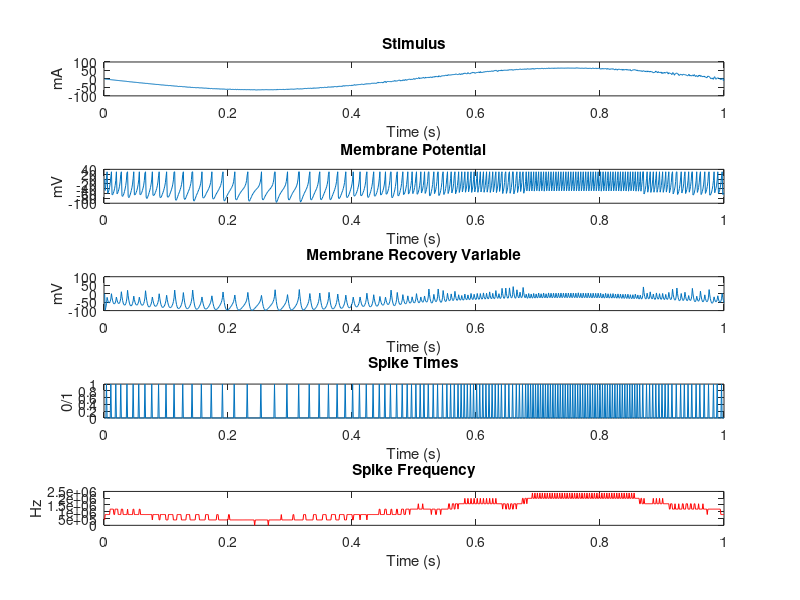

Recreate this plot in MATLAB.
%% ARBITRARY FORCING OF IZHIKEVICH SPIKING NEURON MODEL 
%  COPYWRITE: ANDREW HANSEN, 2016
%  BRANDEIS UNIVERSITY

%% 1. SIMULATION PARAMETERS (PLAY AROUND WITH THESE)

clc;
clear all;
close all;

sim_bnd = [0, 1]; % Initialize simulation time interval (seconds)
sim_res = 0.001; % Initialize simulation time sample resolution (seconds)
sim_smp = sim_bnd(2)/sim_res; % Initialize simulation time sample quanta (samples)
time = linspace(sim_res, sim_bnd(2), sim_smp); % Initialize sim time vector (seconds)

%% 2. MODEL PARAMETERS (PICK YOUR PREFERRED NEURON MODEL)

n = 16; % Set Izhikevich model parameters

p = [ 00.020,  00.200, -65.000,  06.000,  14.000;... % 01. Tonic spiking
      00.020,  00.250, -65.000,  06.000,  00.500;... % 02. Phasic spiking
      00.020,  00.200, -50.000,  02.000,  15.000;... % 03. Tonic bursting
      00.020,  00.250, -55.000,  00.050,  00.600;... % 04. Phasic bursting
      00.020,  00.200, -55.000,  04.000,  10.000;... % 05. Mixed-mode
      00.010,  00.200, -65.000,  08.000,  30.000;... % 06. Spike frequency adaptation
      00.020, -00.100, -55.000,  06.000,  00.000;... % 07. Class 1
      00.200,  00.260, -65.000,  00.000,  00.000;... % 08. Class 2
      00.020,  00.200, -65.000,  06.000,  07.000;... % 09. Spike latency
      00.050,  00.260, -60.000,  00.000,  00.000;... % 10. Subthreshold oscillations
      00.100,  00.260, -60.000, -01.000,  00.000;... % 11. Resonator
      00.020, -00.100, -55.000,  06.000,  00.000;... % 12. Integrator
      00.030,  00.250, -60.000,  04.000,  00.000;... % 13. Rebound spike
      00.030,  00.250, -52.000,  00.000,  00.000;... % 14. Rebound burst
      00.030,  00.250, -60.000,  04.000,  00.000;... % 15. Threshold variability
      01.000,  01.500, -60.000,  00.000, -65.000;... % 16. Bistability
      01.000,  00.200, -60.000, -21.000,  00.000;... % 17. DAP
      00.020,  01.000, -55.000,  04.000,  00.000;... % 18. Accomodation
     -00.020, -01.000, -60.000,  08.000,  80.000;... % 19. Inhibition-induced spiking
     -00.026, -01.000, -45.000,  00.000,  80.000];   % 20. Inhibition-induced bursting

%% 3. MEMBRANE TIME PARAMETERS

V_time = zeros(size(time)); % Allocate membrane potential time vector memory
U_time = V_time;            % Allocate membrane recovery variable time vector memory
V = -70;                    % Initial membrane potential
U = p(n, 2)*V;              % Initial membrane recovery
spike = V_time;             % Allocate spike vector memory
spike_time = V_time;        % Allocate spike time vector memory
spike_freq =  V_time;       % Allocate spike time vector memory

%% 4. STIMULUS

%  A. STIMULUS TIME SERIES (ALTER stim_bnd TO ALTER INJECTION CURRENT START/END)
stim_bnd = [0, 1]; % Initialize forcing signal generation time (seconds)
stim_int = diff(stim_bnd); % Initialize forcing signal time interval (seconds)
stim_smp = stim_int/sim_res; % Initialize forcing signal time sample quanta (samples)
stim = linspace(sim_res, stim_int, stim_smp); % Initialize forcing signal time vector values

%  B. STIMULUS AMPLITUDE (PLAY AROUND WITH amp AND amp_damp)
amp = [1, 1]; % Initialize carrier signal amplitude (mA)
amp_damp = 0; % Initialize terminal carrier signal dampening (mA)
% (BELOW) Initialize carrier signal amplitude vector values (mA)
amp = (linspace(amp(1), amp(2), stim_smp) + p(n, 5)).*exp(amp_damp*stim);

%  C. STIMULUS FREQUENCY (PLAY AROUND WITH freq_bnd AND freq_damp)
freq_bnd = [1, 1]; % Initialize carrier signal frequency (Hz)
freq_damp = 0; % Initialize terminal carrier signal dampening (Hz)
% (BELOW) Initialize carrier signal frequency vector values (Hz)
freq = (2*pi*linspace(freq_bnd(1), freq_bnd(2), stim_smp)).*exp(freq_damp*stim);;

%  D. STIMULUS PHASE (PLAY AROUND WITH phase_offset)
phase_offset = (2*pi/360)*0; % Convert initial forcing signal phase offset (degrees)
% Initialize carrier signal phase vector values (degrees)
phase = cumsum(freq)/sim_res; % Initialize carrier signal phase vector values (degrees)

%  E. STIMULUS NOISE (PLAY AROUND WITH amp_noise AND freq_noise)
% (BELOW) Initialize carrier signal amplitude noise vector values (percent)
amp_noise = amp.*randn(1, stim_smp)*0.01;
% (BELOW) Initialize carrier signal frequency noise vector values (percent)
freq_noise = freq.*randn(1, stim_smp)*0.01;

%  F. STIMULUS WAVEFORM GENERATION
stim = (amp + amp_noise).*sin((freq + freq_noise).*stim + phase_offset);
stim = [zeros(1, stim_bnd(1)/sim_res), stim, zeros(1, (sim_bnd(2) - stim_bnd(2))/sim_res)];

%% 5. SIMULATION

%  A. EXECUTION
for t = 1 : length(time) - 1
    
    V = V + 0.25*(0.04*V^2 + 5*V + 140 - U + stim(t));
    U = U + 0.25*p(n, 1)*(p(n, 2)*V - U);
    
    if V > 30                   % If there is a spike
       V_time(t + 1) = 30;      % Generate peak
       V = p(n, 3);             % Reset membrane voltage to c
       U = U + p(n, 4);         % Membrane recovery variable increment
       spike(t) = 1;            % Record spike
       spike_time(t) = time(t); % Record spike time
       spike_stim(t) = stim(t);
    else
        V_time(t + 1) = V;
    end;
    U_time(t + 1) = U;
end;

%  B. ANALYSIS
% (BELOW) Calculate spike train frequency
spike_freq = [0 sim_smp.*diff(spike)];
spike_freq = cumsum(spike_freq)/sim_res;
% (BELOW) Convolve spike train using gaussian kernel
sigma = 1;
x = [-0.1: 0.01 : 0.1];
k = exp(-(x/sigma).^2/2)/(sigma*sqrt(2*pi));
spike_freq = conv(spike_freq, k);
spike_freq = spike_freq(floor(length(k)/2) : end - ceil(length(k)/2));

%% OUTPUT

% (BELOW) Plot simulation variables
figure();
subplot(5, 1, 1); plot(time, stim);
title('Stimulus'); xlabel('Time (s)'); ylabel('mA');
subplot(5, 1, 2); plot(time, V_time);
title('Membrane Potential'); xlabel('Time (s)'); ylabel('mV');
subplot(5, 1, 3); plot(time, U_time);
title('Membrane Recovery Variable'); xlabel('Time (s)'); ylabel('mV');
subplot(5, 1, 4); plot(time, spike);
title('Spike Times'); xlabel('Time (s)'); ylabel('0/1');
subplot(5, 1, 5); plot(time, spike_freq, 'r');
title('Spike Frequency'); xlabel('Time (s)'); ylabel('Hz');
